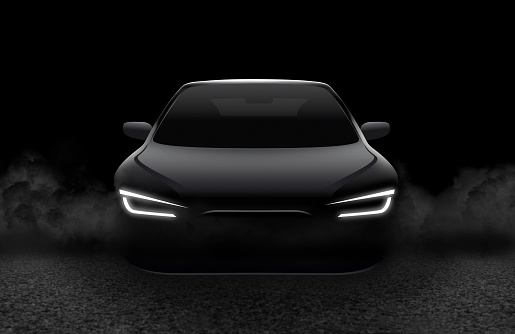
#> input picture dark-car.jpg, 515 x 334 px
$ jupyter execute Image_brightening.ipynb
#> lines starting #> are read from the running program, lines starting #| are printed output that depends on the picture
## Lab 1 (Image brightening)

Images from your lab always come out a bit darker. You have been aske to use image
processing to automate brightening of photos.
Write a simple script that can
- Load an image
- Increase image brightness
- Display old and new image

Libraries needed
- Pillow
- Matplotlib

[cell 1]
from PIL import Image, ImageEnhance
import matplotlib.pyplot as plt

Loading the image

[cell 2]
im = Image.open("dark-car.jpg")
#> im is the input picture: PIL image 515x334 RGB; mean R, G, B 20.3, 20.3, 20.6

Using the image brightness enhancer and setting the factor to 1.8 to increase the brightness of the image

[cell 3]
enhancer = ImageEnhance.Brightness(im)
factor = 1.8 #brightens the image
im_output = enhancer.enhance(factor)
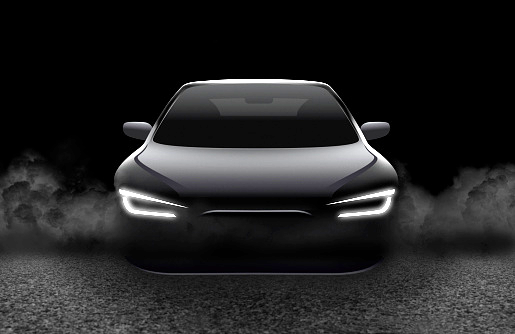
#> im_output: PIL image 515x334 RGB; mean R, G, B 35.3, 35.3, 35.8
im_output.save('brightened-image.png')

showing  images side by side

[cell 4]
im2 = Image.open('brightened-image.png')
f = plt.figure()
f.add_subplot(1,2, 1)
plt.xlabel("Original Image")
plt.imshow(im)
f.add_subplot(1,2, 2)
plt.xlabel("brightened Image")
plt.imshow(im2)
plt.show(block=True)
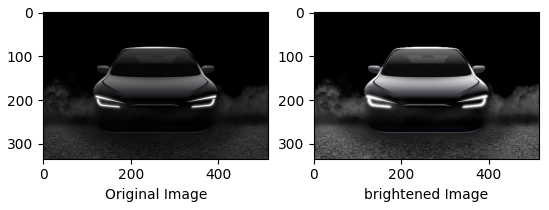
#> figure drawn by matplotlib, 2 panels
